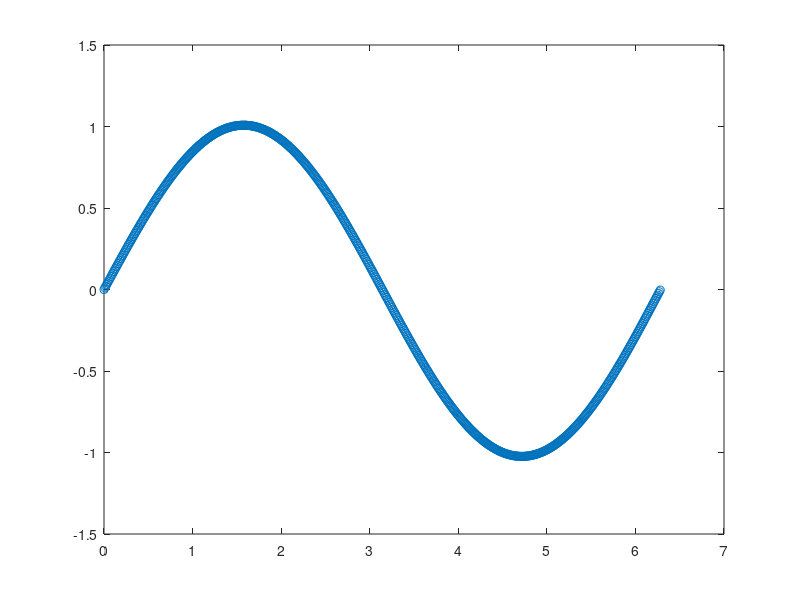
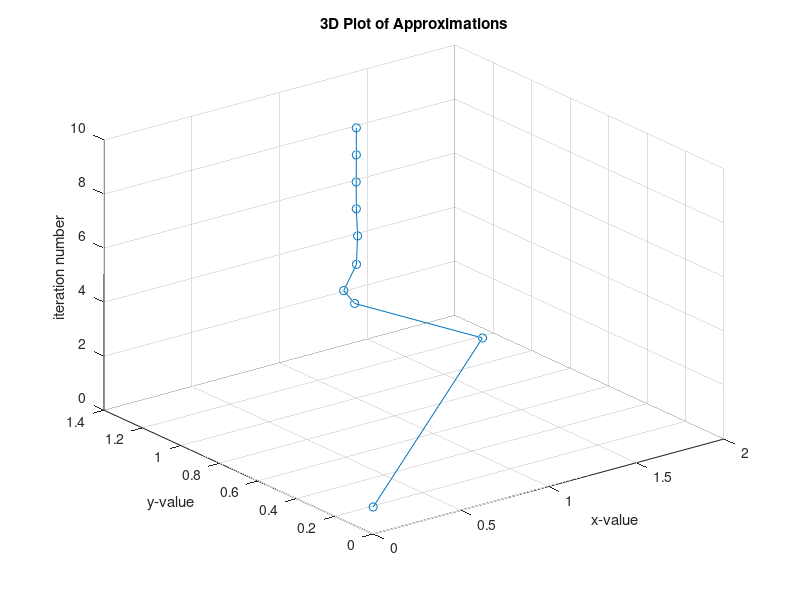
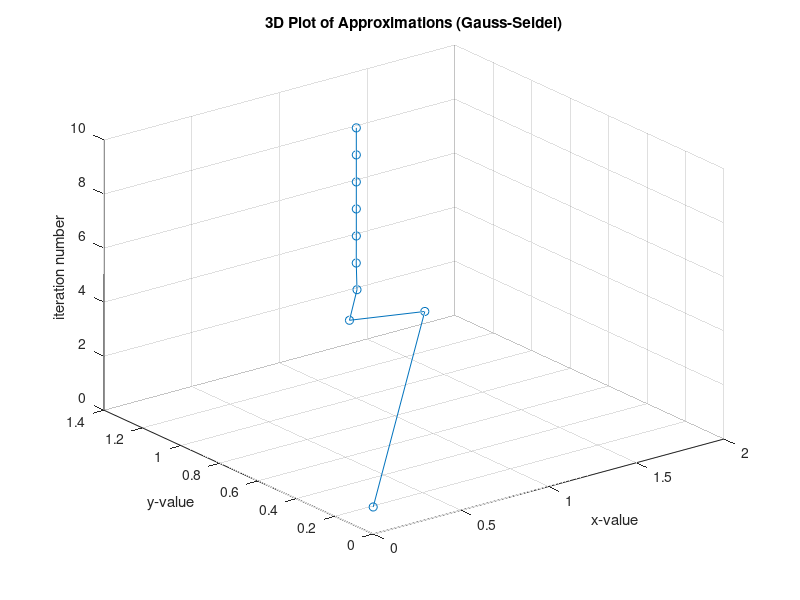

These figures' MATLAB source, in order: (Note: this script raises an error after producing the figures.)
% 1. Finite-differences

% Creates the graph for part (a)
h_values1 = [1/6, 1/3, 1/2, 2/3, 1];
t_max = 1;
colors = lines(length(h_values1));

figure; hold on; grid on;

for i = 1:length(h_values1)
    h = h_values1(i);
    
    t = 0:h:t_max;
    u = zeros(size(t));
    u(1) = 1;
    
    for n = 1:(length(t)-1)
        u(n+1) = (1 - 3*h)*u(n) + 2*h;
    end
    
    plot(t, u, 'o-', 'Color', colors(i,:), 'LineWidth', 1.5, ...
         'MarkerFaceColor', colors(i,:), 'DisplayName', sprintf('h = %.3f', h));
end

xlabel('t');
ylabel('u_f(nh)');
title('Forward Euler Approximation of du/dt = -3u(t) + 2');
legend('Location', 'northeast');
axis([0 1 -0.2 1.1]);
hold off;

%% 

% 2. Iterative solution of linear systems

% Jacobi
n = 10;
approximations = zeros(2, n);

% Compute approximations for x and y for part (b)
for i = 2:n
    x_prev = approximations(1, i - 1);
    y_prev = approximations(2, i - 1);

    approximations(1, i) = (6 - 2 * y_prev) / 4;
    approximations(2, i) = (4 + x_prev) / 5;

end

disp('Jacobi:')
disp(approximations)

% 3D plot of (x, y, i) for part (b)
figure;
plot3(approximations(1, :), approximations(2, :), 1:n, 'o-');
xlabel('x-value');
ylabel('y-value');
zlabel('iteration number');
title('3D Plot of Approximations');
grid on;

% Gauss-Seidel
n = 10;
approximations_c = zeros(2, n);

% Compute approximations for x and y for part (c)
for i = 2:n
    x_prev = approximations_c(1, i - 1);
    y_prev = approximations_c(2, i - 1);

    x = (6 - 2 * y_prev) / 4;
    y = (4 + x) / 5;

    approximations_c(1, i) = x;
    approximations_c(2, i) = y;

end

disp('Gauss-Seidel:')
disp(approximations_c)

% 3D plot of (x, y, i) for part (c)
figure;
plot3(approximations_c(1, :), approximations_c(2, :), 1:n, 'o-');
xlabel('x-value');
ylabel('y-value');
zlabel('iteration number');
title('3D Plot of Approximations (Gauss-Seidel)');
grid on;

%%

% 3. ODE's

% Forward-Euler Discretization
h_values3 = [0.01, 0.1, 1.0, 2.0];
x_end = 2 * pi;

for i = 1:length(h_values3)
    h = h_values3(i);
    x = 0:h:x_end;
    n_points = length(x);
    y = zeros(1, n_points);
    
    % Initial conditions discretized in part (b)
    y(1) = 0;
    y(2) = h;
    
    for n = 1:(n_points - 2)
        y(n+2) = 2*y(n+1) - (1 + h^2)*y(n);
    end
    
    % Create separate graphs for each h
    figure(i);
    plot(x, y, '-o', 'DisplayName', 'Solution using forward difference');
    hold on;
    fplot(@(t) sin(t), [0 x_end], 'r--', 'LineWidth', 1.5, 'DisplayName', 'Exact (y = sin(x))');
    title(['Forward-Euler Solution for h = ', num2str(h)]);
    xlabel('x'); ylabel('y');
    xlim([0 2*pi]);
    legend; grid on;
end

% Backward-Euler discretization
x_end = 2 * pi;

for i = 1:length(h_values3)
    h = h_values3(i);
    x = 0:h:x_end;
    n_points = length(x);
    y_b = zeros(1, n_points);
    
    % Initial conditions
    y_b(1) = 0;
    y_prev = -h;
    
    y_b(2) = (2*y_b(1) - y_prev) / (1 + h^2);

    for n = 3:n_points
        y_b(n) = (2*y_b(n-1) - y_b(n-2)) / (1 + h^2);
    end
    
    % Create separate graphs for each h
    figure(i + 10); 
    plot(x, y_b, '-o', 'DisplayName', 'Solution using backward difference');
    hold on;
    fplot(@(t) sin(t), [0 x_end], 'r--', 'LineWidth', 1.5, 'DisplayName', 'Exact (y = sin(x))');
    title(['Backward-Euler Solution for h = ', num2str(h)]);
    xlabel('x'); ylabel('y');
    xlim([0 2*pi]);
    legend; grid on;
end

%%

% 4. PDE's

n = 5; % Number of interior points per row/column
N = n^2; % Total interior points
A = zeros(N, N);
b = zeros(N, 1);

% Boundary temperatures
T_top = 100; T_bottom = 300; T_left = 50; T_right = 200;

for j = 1:n
    for i = 1:n
        row = (j-1)*n + i;
        A(row, row) = -4;
        
        % Left neighbor (i-1)
        if i > 1
            A(row, row-1) = 1;
        else 
            b(row) = b(row) - T_left; 
        end

        % Right neighbor (i+1)
        if i < n
            A(row, row+1) = 1;
        else
            b(row) = b(row) - T_right;
        end

        % Bottom neighbor (j-1)
        if j > 1
            A(row, row-n) = 1;
        else
            b(row) = b(row) - T_bottom;
        end

        % Top neighbor (j+1)
        if j < n
            A(row, row+n) = 1;
        else
            b(row) = b(row) - T_top;
        end
    end
end

% Solve the linear system
u_interior = A \ b;
results = reshape(u_interior, n, n)';
results = flipud(results);
disp(results);

%%

% 5. PDE's

% Parameters
dx = 0.01;
dy = 0.01;
dt = 0.0025;
steps = 500;

rx2 = (dt / dx)^2;
ry2 = (dt / dy)^2;

% Grid setup
x = 0:dx:1;
y = 0:dy:1;
[X, Y] = meshgrid(x, y);

nx = length(x);
ny = length(y);

% Initial conditions
u0 = 4 .* (X.^2) .* Y .* (1 - X) .* (1 - Y);
u1 = zeros(ny, nx);

% Track the center displacement 
mid_idx = 51;
center_displacement = zeros(1, steps + 1);
center_displacement(1) = u0(mid_idx, mid_idx);

% First time step
for i = 2:ny-1
    for j = 2:nx-1
        u_x = rx2 * (u0(i, j+1) - 2*u0(i, j) + u0(i, j-1));
        u_y = ry2 * (u0(i+1, j) - 2*u0(i, j) + u0(i-1, j)); 
        u1(i, j) = u0(i, j) + 0.5 * (u_x + u_y);
    end
end

center_displacement(2) = u1(mid_idx, mid_idx);

% Initialize previous and current states
u_prev = u0;
u_curr = u1;
u_next = zeros(ny, nx);
u_200 = zeros(ny, nx);

% Remaining values for u
for n = 2:steps
    for i = 2:ny-1
        for j = 2:nx-1
            u_x = rx2 * (u_curr(i, j+1) - 2*u_curr(i, j) + u_curr(i, j-1));
            u_y = ry2 * (u_curr(i+1, j) - 2*u_curr(i, j) + u_curr(i-1, j));
            
            u_next(i, j) = 2*u_curr(i, j) - u_prev(i, j) + u_x + u_y;
        end
    end
    
    % Save the state at t=200 for plotting
    if n == 200
        u_200 = u_next;
    end
    
    center_displacement(n + 1) = u_next(mid_idx, mid_idx);
    
    % Shift arrays forward for the next time step
    u_prev = u_curr;
    u_curr = u_next;
end

% Plot for t = 200 (5c)
figure('Name', 'Displacement at t = 200');
surf(X, Y, u_200);
shading interp;
colormap jet;
title('t = 200');
xlabel('x');
ylabel('y');
zlabel('u(x,y,200)');
zlim([-0.15 0.15]);
view([-37.5, 30]);

% Plot for center displacement over time (5d)
figure('Name', 'Center Displacement Over Time');
plot(0:steps, center_displacement, 'b-', 'LineWidth', 1.5);
title('Displacement of Point (0.5, 0.5) Over Time');
xlabel('Time step (t)');
ylabel('u(0.5, 0.5, t)');
grid on;
